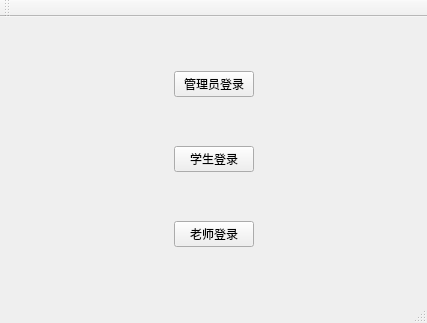
<?xml version="1.0" encoding="UTF-8"?>
<ui version="4.0">
 <class>MainWindow</class>
 <widget class="QMainWindow" name="MainWindow">
  <property name="geometry">
   <rect>
    <x>0</x>
    <y>0</y>
    <width>427</width>
    <height>323</height>
   </rect>
  </property>
  <property name="windowTitle">
   <string>MainWindow</string>
  </property>
  <widget class="QWidget" name="centralWidget">
   <layout class="QHBoxLayout" name="horizontalLayout">
    <item>
     <spacer name="horizontalSpacer">
      <property name="orientation">
       <enum>Qt::Horizontal</enum>
      </property>
      <property name="sizeHint" stdset="0">
       <size>
        <width>145</width>
        <height>20</height>
       </size>
      </property>
     </spacer>
    </item>
    <item>
     <layout class="QVBoxLayout" name="verticalLayout">
      <item>
       <widget class="QPushButton" name="mainadmin">
        <property name="text">
         <string>管理员登录</string>
        </property>
       </widget>
      </item>
      <item>
       <widget class="QPushButton" name="mainstu">
        <property name="text">
         <string>学生登录</string>
        </property>
       </widget>
      </item>
      <item>
       <widget class="QPushButton" name="maintea">
        <property name="text">
         <string>老师登录</string>
        </property>
       </widget>
      </item>
     </layout>
    </item>
    <item>
     <spacer name="horizontalSpacer_2">
      <property name="orientation">
       <enum>Qt::Horizontal</enum>
      </property>
      <property name="sizeHint" stdset="0">
       <size>
        <width>145</width>
        <height>20</height>
       </size>
      </property>
     </spacer>
    </item>
   </layout>
  </widget>
  <widget class="QMenuBar" name="menuBar">
   <property name="geometry">
    <rect>
     <x>0</x>
     <y>0</y>
     <width>427</width>
     <height>26</height>
    </rect>
   </property>
  </widget>
  <widget class="QToolBar" name="mainToolBar">
   <attribute name="toolBarArea">
    <enum>TopToolBarArea</enum>
   </attribute>
   <attribute name="toolBarBreak">
    <bool>false</bool>
   </attribute>
  </widget>
  <widget class="QStatusBar" name="statusBar"/>
 </widget>
 <layoutdefault spacing="6" margin="11"/>
 <resources/>
 <connections/>
</ui>
